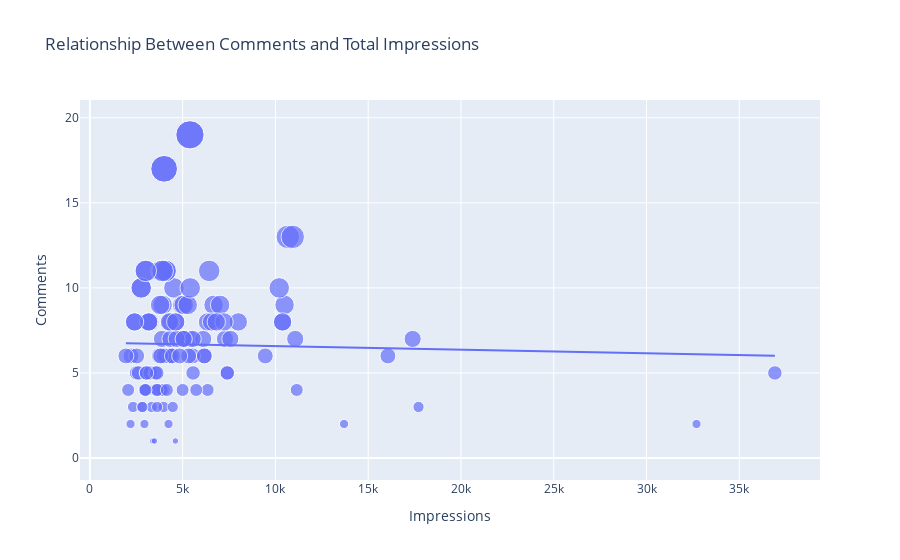

Notebook source saved alongside this figure:
### Code cell
#Now let’s see the relationship between the number of comments and the number of impressions on my Instagram posts
figure = px.scatter(data_frame = df, x="Impressions",
                    y="Comments", size="Comments", trendline="ols", 
                    title = "Relationship Between Comments and Total Impressions")
figure.show()
